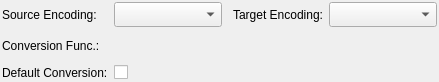
<?xml version="1.0" encoding="UTF-8"?>
<ui version="4.0">
 <class>ConversionWidget</class>
 <widget class="QWidget" name="ConversionWidget">
  <property name="geometry">
   <rect>
    <x>0</x>
    <y>0</y>
    <width>439</width>
    <height>82</height>
   </rect>
  </property>
  <property name="minimumSize">
   <size>
    <width>0</width>
    <height>0</height>
   </size>
  </property>
  <layout class="QGridLayout" name="convcod_grid">
   <property name="leftMargin">
    <number>2</number>
   </property>
   <property name="topMargin">
    <number>2</number>
   </property>
   <property name="rightMargin">
    <number>2</number>
   </property>
   <property name="bottomMargin">
    <number>2</number>
   </property>
   <property name="spacing">
    <number>6</number>
   </property>
   <item row="0" column="0">
    <widget class="QLabel" name="src_encoding_lbl">
     <property name="sizePolicy">
      <sizepolicy hsizetype="Preferred" vsizetype="Preferred">
       <horstretch>0</horstretch>
       <verstretch>0</verstretch>
      </sizepolicy>
     </property>
     <property name="minimumSize">
      <size>
       <width>0</width>
       <height>0</height>
      </size>
     </property>
     <property name="maximumSize">
      <size>
       <width>16777215</width>
       <height>16777215</height>
      </size>
     </property>
     <property name="text">
      <string>Source Encoding:</string>
     </property>
    </widget>
   </item>
   <item row="0" column="1">
    <widget class="QComboBox" name="src_encoding_cmb">
     <property name="enabled">
      <bool>true</bool>
     </property>
     <property name="sizePolicy">
      <sizepolicy hsizetype="Expanding" vsizetype="Fixed">
       <horstretch>0</horstretch>
       <verstretch>0</verstretch>
      </sizepolicy>
     </property>
     <property name="minimumSize">
      <size>
       <width>0</width>
       <height>25</height>
      </size>
     </property>
    </widget>
   </item>
   <item row="0" column="2">
    <widget class="QLabel" name="trg_encoding_lbl">
     <property name="sizePolicy">
      <sizepolicy hsizetype="Preferred" vsizetype="Preferred">
       <horstretch>0</horstretch>
       <verstretch>0</verstretch>
      </sizepolicy>
     </property>
     <property name="minimumSize">
      <size>
       <width>0</width>
       <height>0</height>
      </size>
     </property>
     <property name="maximumSize">
      <size>
       <width>16777215</width>
       <height>16777215</height>
      </size>
     </property>
     <property name="text">
      <string>Target Encoding:</string>
     </property>
     <property name="indent">
      <number>5</number>
     </property>
    </widget>
   </item>
   <item row="0" column="3">
    <widget class="QComboBox" name="trg_encoding_cmb">
     <property name="enabled">
      <bool>true</bool>
     </property>
     <property name="sizePolicy">
      <sizepolicy hsizetype="Expanding" vsizetype="Fixed">
       <horstretch>0</horstretch>
       <verstretch>0</verstretch>
      </sizepolicy>
     </property>
     <property name="minimumSize">
      <size>
       <width>0</width>
       <height>25</height>
      </size>
     </property>
    </widget>
   </item>
   <item row="1" column="0">
    <widget class="QLabel" name="conv_func_lbl">
     <property name="sizePolicy">
      <sizepolicy hsizetype="Preferred" vsizetype="Preferred">
       <horstretch>0</horstretch>
       <verstretch>0</verstretch>
      </sizepolicy>
     </property>
     <property name="minimumSize">
      <size>
       <width>0</width>
       <height>0</height>
      </size>
     </property>
     <property name="maximumSize">
      <size>
       <width>16777215</width>
       <height>16777215</height>
      </size>
     </property>
     <property name="text">
      <string>Conversion Func.:</string>
     </property>
    </widget>
   </item>
   <item row="1" column="1" colspan="3">
    <spacer name="horizontalSpacer">
     <property name="orientation">
      <enum>Qt::Horizontal</enum>
     </property>
     <property name="sizeHint" stdset="0">
      <size>
       <width>273</width>
       <height>20</height>
      </size>
     </property>
    </spacer>
   </item>
   <item row="2" column="0">
    <widget class="QLabel" name="default_conv_lbl">
     <property name="sizePolicy">
      <sizepolicy hsizetype="Preferred" vsizetype="Preferred">
       <horstretch>0</horstretch>
       <verstretch>0</verstretch>
      </sizepolicy>
     </property>
     <property name="minimumSize">
      <size>
       <width>0</width>
       <height>0</height>
      </size>
     </property>
     <property name="maximumSize">
      <size>
       <width>16777215</width>
       <height>16777215</height>
      </size>
     </property>
     <property name="text">
      <string>Default Conversion:</string>
     </property>
    </widget>
   </item>
   <item row="2" column="1" colspan="3">
    <widget class="QCheckBox" name="default_conv_chk">
     <property name="sizePolicy">
      <sizepolicy hsizetype="Expanding" vsizetype="Fixed">
       <horstretch>0</horstretch>
       <verstretch>0</verstretch>
      </sizepolicy>
     </property>
     <property name="text">
      <string/>
     </property>
    </widget>
   </item>
  </layout>
 </widget>
 <resources/>
 <connections/>
</ui>
